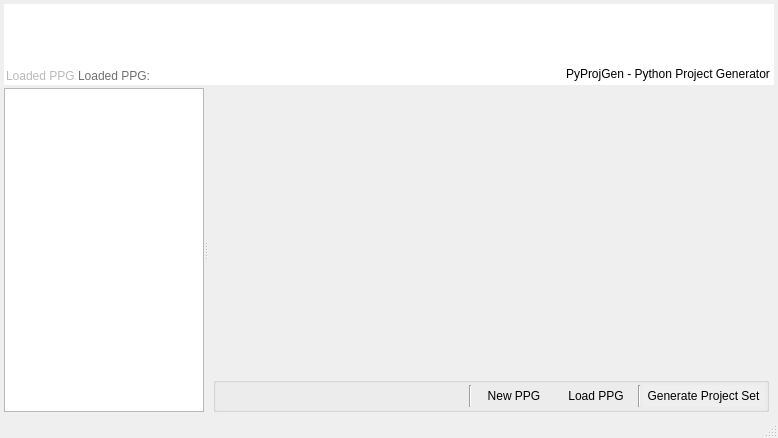
<?xml version="1.0" encoding="UTF-8"?>
<ui version="4.0">
 <class>MainWindow</class>
 <widget class="QMainWindow" name="MainWindow">
  <property name="geometry">
   <rect>
    <x>0</x>
    <y>0</y>
    <width>778</width>
    <height>438</height>
   </rect>
  </property>
  <property name="windowTitle">
   <string>PyProjGen</string>
  </property>
  <widget class="QWidget" name="centralwidget">
   <layout class="QGridLayout" name="gridLayout">
    <property name="leftMargin">
     <number>4</number>
    </property>
    <property name="topMargin">
     <number>4</number>
    </property>
    <property name="rightMargin">
     <number>4</number>
    </property>
    <property name="bottomMargin">
     <number>4</number>
    </property>
    <property name="spacing">
     <number>3</number>
    </property>
    <item row="1" column="0">
     <widget class="QWidget" name="widget_2" native="true">
      <layout class="QGridLayout" name="gridLayout_3">
       <property name="leftMargin">
        <number>0</number>
       </property>
       <property name="topMargin">
        <number>0</number>
       </property>
       <property name="rightMargin">
        <number>0</number>
       </property>
       <property name="bottomMargin">
        <number>0</number>
       </property>
       <property name="spacing">
        <number>0</number>
       </property>
       <item row="0" column="0">
        <widget class="QSplitter" name="splitter">
         <property name="orientation">
          <enum>Qt::Horizontal</enum>
         </property>
         <widget class="QTreeWidget" name="treeWidget">
          <property name="maximumSize">
           <size>
            <width>200</width>
            <height>16777215</height>
           </size>
          </property>
          <property name="font">
           <font>
            <pointsize>10</pointsize>
           </font>
          </property>
          <property name="alternatingRowColors">
           <bool>true</bool>
          </property>
          <property name="rootIsDecorated">
           <bool>false</bool>
          </property>
          <property name="uniformRowHeights">
           <bool>true</bool>
          </property>
          <property name="itemsExpandable">
           <bool>false</bool>
          </property>
          <property name="animated">
           <bool>true</bool>
          </property>
          <property name="allColumnsShowFocus">
           <bool>true</bool>
          </property>
          <property name="headerHidden">
           <bool>true</bool>
          </property>
          <column>
           <property name="text">
            <string>1</string>
           </property>
          </column>
         </widget>
         <widget class="QWidget" name="widget" native="true">
          <layout class="QGridLayout" name="gridLayout_2">
           <property name="leftMargin">
            <number>5</number>
           </property>
           <property name="topMargin">
            <number>0</number>
           </property>
           <property name="rightMargin">
            <number>5</number>
           </property>
           <property name="bottomMargin">
            <number>0</number>
           </property>
           <item row="0" column="0">
            <widget class="QFrame" name="frame_3">
             <layout class="QGridLayout" name="gridLayout_5">
              <property name="leftMargin">
               <number>2</number>
              </property>
              <property name="topMargin">
               <number>2</number>
              </property>
              <property name="bottomMargin">
               <number>2</number>
              </property>
              <property name="spacing">
               <number>2</number>
              </property>
              <item row="0" column="0">
               <spacer name="verticalSpacer_2">
                <property name="orientation">
                 <enum>Qt::Vertical</enum>
                </property>
                <property name="sizeHint" stdset="0">
                 <size>
                  <width>20</width>
                  <height>40</height>
                 </size>
                </property>
               </spacer>
              </item>
             </layout>
            </widget>
           </item>
           <item row="1" column="0">
            <widget class="QGroupBox" name="groupBox_4">
             <property name="maximumSize">
              <size>
               <width>16777215</width>
               <height>40</height>
              </size>
             </property>
             <property name="flat">
              <bool>true</bool>
             </property>
             <layout class="QGridLayout" name="gridLayout_4">
              <property name="leftMargin">
               <number>2</number>
              </property>
              <property name="topMargin">
               <number>2</number>
              </property>
              <property name="rightMargin">
               <number>2</number>
              </property>
              <property name="bottomMargin">
               <number>2</number>
              </property>
              <property name="spacing">
               <number>2</number>
              </property>
              <item row="0" column="2">
               <widget class="QPushButton" name="pushButton_4">
                <property name="text">
                 <string>New PPG</string>
                </property>
                <property name="flat">
                 <bool>true</bool>
                </property>
               </widget>
              </item>
              <item row="0" column="6">
               <widget class="QPushButton" name="pushButton_3">
                <property name="autoFillBackground">
                 <bool>true</bool>
                </property>
                <property name="text">
                 <string>Generate Project Set</string>
                </property>
                <property name="autoDefault">
                 <bool>false</bool>
                </property>
                <property name="flat">
                 <bool>true</bool>
                </property>
               </widget>
              </item>
              <item row="0" column="4">
               <widget class="Line" name="line_2">
                <property name="orientation">
                 <enum>Qt::Vertical</enum>
                </property>
               </widget>
              </item>
              <item row="0" column="3">
               <widget class="QPushButton" name="pushButton">
                <property name="text">
                 <string>Load PPG</string>
                </property>
                <property name="flat">
                 <bool>true</bool>
                </property>
               </widget>
              </item>
              <item row="0" column="0">
               <spacer name="horizontalSpacer">
                <property name="orientation">
                 <enum>Qt::Horizontal</enum>
                </property>
                <property name="sizeHint" stdset="0">
                 <size>
                  <width>206</width>
                  <height>20</height>
                 </size>
                </property>
               </spacer>
              </item>
              <item row="0" column="1">
               <widget class="Line" name="line">
                <property name="orientation">
                 <enum>Qt::Vertical</enum>
                </property>
               </widget>
              </item>
             </layout>
            </widget>
           </item>
          </layout>
         </widget>
        </widget>
       </item>
      </layout>
     </widget>
    </item>
    <item row="0" column="0">
     <widget class="QWidget" name="widget" native="true">
      <property name="minimumSize">
       <size>
        <width>0</width>
        <height>81</height>
       </size>
      </property>
      <property name="maximumSize">
       <size>
        <width>16777215</width>
        <height>81</height>
       </size>
      </property>
      <property name="styleSheet">
       <string notr="true">background-color: rgb(255, 255, 255);
border-color: rgb(127, 127, 127);</string>
      </property>
      <layout class="QGridLayout" name="gridLayout_7">
       <property name="leftMargin">
        <number>2</number>
       </property>
       <property name="topMargin">
        <number>2</number>
       </property>
       <property name="rightMargin">
        <number>2</number>
       </property>
       <property name="bottomMargin">
        <number>2</number>
       </property>
       <property name="spacing">
        <number>2</number>
       </property>
       <item row="0" column="2">
        <spacer name="verticalSpacer">
         <property name="orientation">
          <enum>Qt::Vertical</enum>
         </property>
         <property name="sizeHint" stdset="0">
          <size>
           <width>20</width>
           <height>30</height>
          </size>
         </property>
        </spacer>
       </item>
       <item row="1" column="1">
        <widget class="QLabel" name="lineEdit">
         <property name="styleSheet">
          <string notr="true">color: rgb(112, 112, 112);</string>
         </property>
         <property name="text">
          <string>Loaded PPG:  </string>
         </property>
         <property name="alignment">
          <set>Qt::AlignBottom|Qt::AlignLeading|Qt::AlignLeft</set>
         </property>
        </widget>
       </item>
       <item row="1" column="0">
        <widget class="QLabel" name="label">
         <property name="maximumSize">
          <size>
           <width>70</width>
           <height>16777215</height>
          </size>
         </property>
         <property name="styleSheet">
          <string notr="true">color: rgb(186, 186, 186);</string>
         </property>
         <property name="text">
          <string>Loaded PPG:  </string>
         </property>
         <property name="alignment">
          <set>Qt::AlignBottom|Qt::AlignLeading|Qt::AlignLeft</set>
         </property>
        </widget>
       </item>
       <item row="1" column="2">
        <widget class="QWidget" name="widget_3" native="true">
         <layout class="QGridLayout" name="gridLayout_6">
          <property name="leftMargin">
           <number>6</number>
          </property>
          <property name="topMargin">
           <number>2</number>
          </property>
          <property name="rightMargin">
           <number>2</number>
          </property>
          <property name="bottomMargin">
           <number>2</number>
          </property>
          <property name="spacing">
           <number>2</number>
          </property>
          <item row="0" column="2">
           <spacer name="horizontalSpacer_3">
            <property name="orientation">
             <enum>Qt::Horizontal</enum>
            </property>
            <property name="sizeHint" stdset="0">
             <size>
              <width>40</width>
              <height>20</height>
             </size>
            </property>
           </spacer>
          </item>
          <item row="0" column="4">
           <widget class="QLabel" name="label_2">
            <property name="text">
             <string/>
            </property>
            <property name="alignment">
             <set>Qt::AlignRight|Qt::AlignTrailing|Qt::AlignVCenter</set>
            </property>
           </widget>
          </item>
          <item row="1" column="4">
           <widget class="QLabel" name="label_3">
            <property name="text">
             <string>PyProjGen - Python Project Generator</string>
            </property>
            <property name="alignment">
             <set>Qt::AlignBottom|Qt::AlignLeading|Qt::AlignLeft</set>
            </property>
           </widget>
          </item>
         </layout>
        </widget>
       </item>
      </layout>
     </widget>
    </item>
   </layout>
  </widget>
  <widget class="QStatusBar" name="statusBar"/>
 </widget>
 <resources/>
 <connections/>
</ui>
